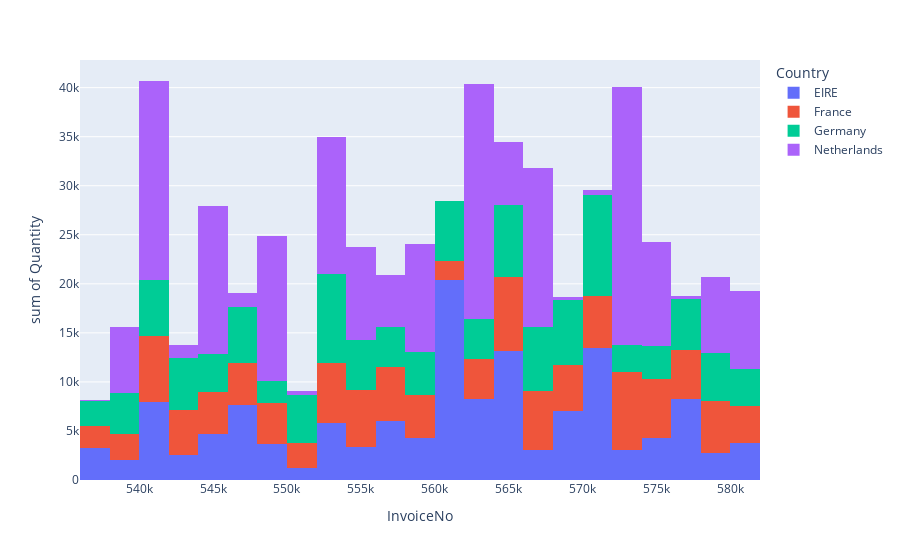

Here is the notebook cell this chart was saved with:
### Code cell
# Traces
traces = px.histogram(qty_invc , x="InvoiceNo", y='Quantity',color="Country",
             histfunc='sum')

# Subplots

# Layout
#fig['layout'].update(width=1000, height=600, title='Histogram (Quantity per Invoice)');

# Plot
py.iplot(traces);

### Figure 1 — Plotly figure (JSON) as saved in the notebook; plotly's stock layout.template omitted (floating-point values rounded to 4 significant figures; data arrays with more than 128 entries replaced by an {"elided": "..."} marker saying what was removed)
{"data": [{"alignmentgroup": "True", "bingroup": "x", "histfunc": "sum", "hovertemplate": "Country=EIRE<br>InvoiceNo=%{x}<br>sum of Quantity=%{y}<extra></extra>", "legendgroup": "EIRE", "marker": {"color": "#636efa", "pattern": {"shape": ""}}, "name": "EIRE", "offsetgroup": "EIRE", "orientation": "v", "showlegend": true, "type": "histogram", "x": {"elided": "256 int values"}, "xaxis": "x", "y": {"elided": "256 int values"}, "yaxis": "y"}, {"alignmentgroup": "True", "bingroup": "x", "histfunc": "sum", "hovertemplate": "Country=France<br>InvoiceNo=%{x}<br>sum of Quantity=%{y}<extra></extra>", "legendgroup": "France", "marker": {"color": "#EF553B", "pattern": {"shape": ""}}, "name": "France", "offsetgroup": "France", "orientation": "v", "showlegend": true, "type": "histogram", "x": {"elided": "379 int values"}, "xaxis": "x", "y": {"elided": "379 int values"}, "yaxis": "y"}, {"alignmentgroup": "True", "bingroup": "x", "histfunc": "sum", "hovertemplate": "Country=Germany<br>InvoiceNo=%{x}<br>sum of Quantity=%{y}<extra></extra>", "legendgroup": "Germany", "marker": {"color": "#00cc96", "pattern": {"shape": ""}}, "name": "Germany", "offsetgroup": "Germany", "orientation": "v", "showlegend": true, "type": "histogram", "x": {"elided": "443 int values"}, "xaxis": "x", "y": {"elided": "443 int values"}, "yaxis": "y"}, {"alignmentgroup": "True", "bingroup": "x", "histfunc": "sum", "hovertemplate": "Country=Netherlands<br>InvoiceNo=%{x}<br>sum of Quantity=%{y}<extra></extra>", "legendgroup": "Netherlands", "marker": {"color": "#ab63fa", "pattern": {"shape": ""}}, "name": "Netherlands", "offsetgroup": "Netherlands", "orientation": "v", "showlegend": true, "type": "histogram", "x": [536403, 539491, 539731, 541206, 541570, 541608, 541711, 542720, 542894, 543387, 544479, 544480, 544672, 546027, 546433, 547365, 547796, 547825, 548010, 548011, 548211, 548969, 548970, 551345, 552845, 552846, 552882, 552883, 552885, 553682, 554038, 554642, 554827, 555003, 555106, 555160, 555164, 555407, 555589, 556235, 557263, 557328, 557525, 558262, 558263, 558311, 560710, 562789, 562790, 563076, 563165, 564169, 564650, 564652, 565967, 565975, 566173, 566557, 567280, 567290, 567795, 569665, 569719, 569720, 570191, 571697, 572035, 572051, 572052, 572123, 572233, 572236, 573002, 573003, 573004, 574056, 574058, 574059, 575508, 575510, 575709, 576664, 577326, 577474, 578034, 578082, 578140, 578141, 578143, 579528, 581175, 581176, 581338], "xaxis": "x", "y": [96, 45, 6668, 8210, 6072, 288, 5730, 116, 111, 1116, 8174, 4034, 2940, 275, 151, 169, 722, 103, 1070, 11116, 1208, 636, 700, 426, 200, 72, 924, 12266, 72, 408, 126, 960, 4664, 64, 164, 1038, 1836, 328, 312, 84, 4718, 61, 350, 8998, 424, 1588, 9, 7807, 375, 14730, 992, 288, 4628, 480, 1012, 1, 144, 4951, 6932, 3717, 545, 3, 332, 15, 211, 269, 13392, 3020, 1728, 1780, 660, 29, 3069, 2400, 300, 2454, 216, 62, 6712, 1040, 32, 146, 32, 152, 372, 136, 5760, 200, 1284, 50, 7366, 452, 140], "yaxis": "y"}], "layout": {"barmode": "relative", "legend": {"title": {"text": "Country"}, "tracegroupgap": 0}, "margin": {"t": 60}, "xaxis": {"anchor": "y", "domain": [0, 1], "title": {"text": "InvoiceNo"}}, "yaxis": {"anchor": "x", "domain": [0, 1], "title": {"text": "sum of Quantity"}}}}
